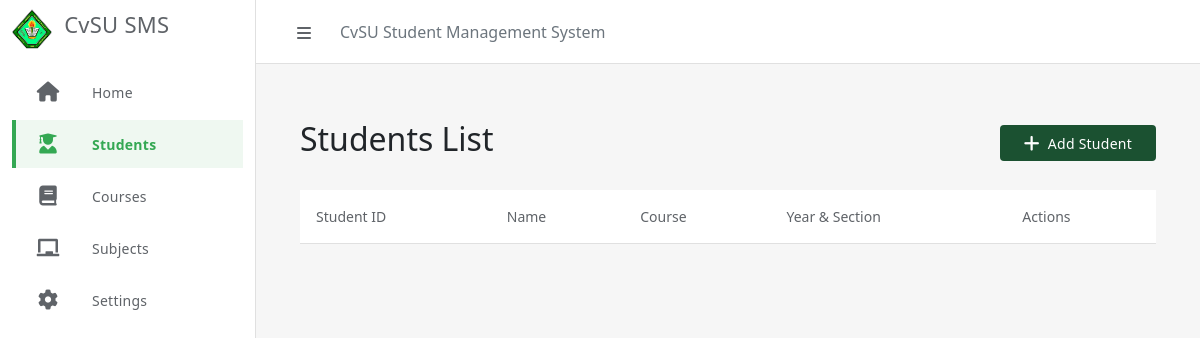
/students/, run on an earlier commit of the app's database.
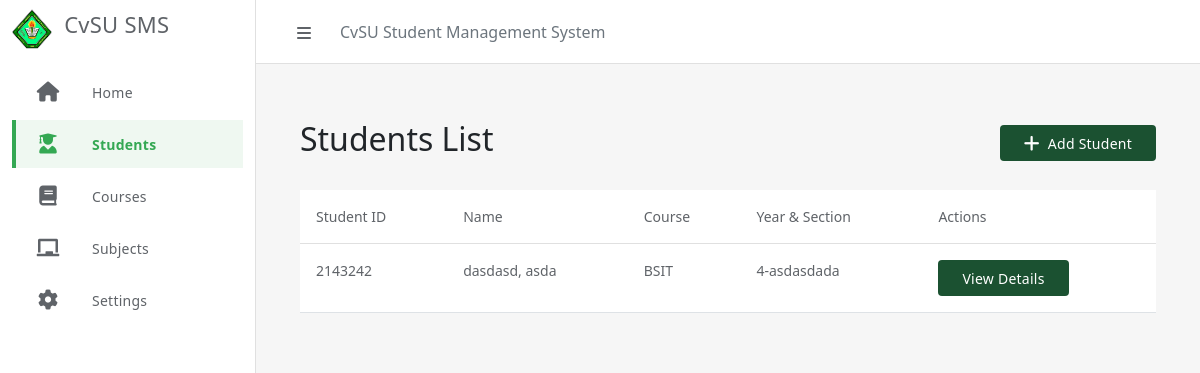
And on a later commit of the database.
### SMSapp/models.py (models this page shows, shortened)
class Student(models.Model):
    student_id = models.CharField(max_length=20, primary_key=True)
    last_name = models.CharField(max_length=50)
    first_name = models.CharField(max_length=50)
    middle_name = models.CharField(max_length=50, blank=True, null=True)
    course = models.ForeignKey(Course, on_delete=models.CASCADE)
    year_level = models.PositiveSmallIntegerField()
    section = models.CharField(max_length=20)

class Course(models.Model):
    course_abv = models.CharField(max_length=10, primary_key=True)
    course_name = models.CharField(max_length=100)

### SMSapp/views.py (the view)
# urls.py: path('students/', views.student_list, name='student_list'),
def student_list(request):
    students = Student.objects.all()
    courses = Course.objects.all()
    return render(request, 'students.html', {
        'students': students,
        'courses': courses
    })

### SMSapp/templates/students.html (shortened to what this page needs)
{% extends 'base.html' %}
{% block content %}
<div class="container mt-4">
    <div class="d-flex justify-content-between align-items-center mb-4">
        <h2>Students List</h2>
        <button class="btn btn-primary" data-bs-toggle="modal" data-bs-target="#addStudentModal">
            <i class="fas fa-plus"></i> Add Student
        </button>
    </div>
    <div class="table-responsive">
        <table class="table table-hover">
            <thead>
                <tr>
                    <th>Student ID</th>
                    <th>Name</th>
                    <th>Course</th>
                    <th>Year & Section</th>
                    <th>Actions</th>
                </tr>
            </thead>
            <tbody>
                {% for student in students %}
                <tr>
                    <td>{{ student.student_id }}</td>
                    <td>{{ student.last_name }}, {{ student.first_name }}</td>
                    <td>{{ student.course.course_abv }}</td>
                    <td>{{ student.year_level }}-{{ student.section }}</td>
                    <td>
                        <a href="{% url 'student_detail' student.student_id %}"
                           class="btn btn-primary btn-sm">View Details</a>
                    </td>
                </tr>
                {% endfor %}
            </tbody>
        </table>
    </div>
</div>
{% endblock %}

What changed in the data, as far as the page shows it:
added Student: student_id "2143242", last_name "dasdasd", first_name "asda", course.course_abv "BSIT", year_level "4", section "asdasdada"
